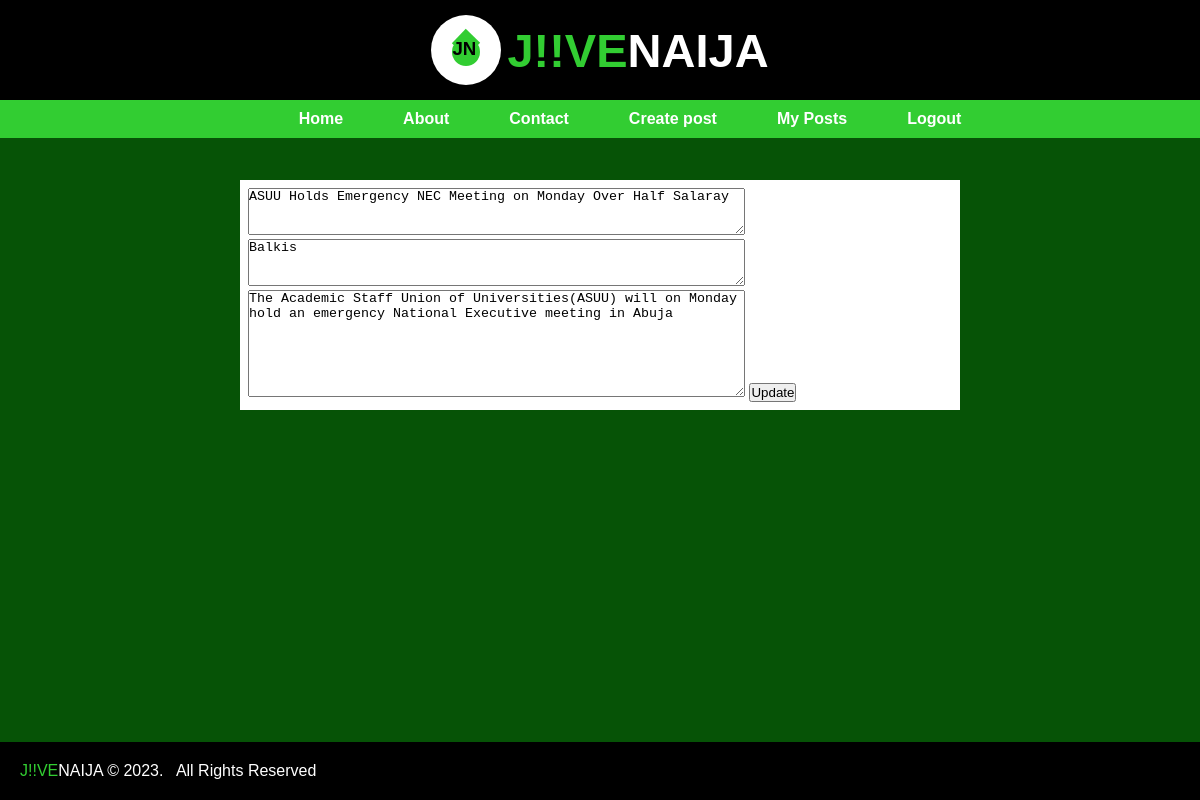
Page /post/4/edit (signed in) on the committed database.
### app.py (models this page shows, shortened)
class Post(db.Model, UserMixin):
    __bind_Key__ = "post"
    id = db.Column(db.Integer(), primary_key=True)
    title = db.Column(db.String(100), nullable=False)
    content = db.Column(db.Text(), nullable=False)
    Author= db.Column(db.String(), nullable=False)
    Registered = db.Column(db.DateTime, nullable=False, default=datetime.utcnow())
    post_id = db.Column(db.Integer(), db.ForeignKey("user.id"))

### app.py (the view)
@app.route('/post/<int:id>/edit', methods=['GET', 'POST'])
def edit_post(id):
    post = Post.query.get_or_404(id)
    if request.method == "POST":
        post.title = request.form.get("title")
        post.Author = request.form.get("author")
        post.content = request.form.get("content")
        db.session.commit()
        return redirect(url_for("post"))
    return render_template('update.html' , post=post)

### app.py (called while the page is built)
@login_manager.user_loader
def user_loader(id):
    return User.query.get(int(id))

### templates/update.html (shortened to what this page needs)
{% extends 'base.html' %}
{% block content %}
    <form action="" method="POST">
        {% if post %}
        <textarea cols="60" rows="3" name="title" placeholder="Enter your post title......" required>{{ post.title }}</textarea>
        <textarea cols="60" rows="3" name="author" placeholder="Enter Author's name......" required>{{ post.Author }}</textarea>
        <textarea cols="60" rows="7" name="content" placeholder="Enter your content......" required>{{ post.content }}</textarea>
        <input type="submit" name="save" value="Update">
        {% endif %}
    </form>
{% endblock %}

### static/style.css (style rules this page uses)
* { margin: 0; padding: 0; box-sizing: border-box; }
body { background-color: rgb(6, 83, 6); height: 100%; font-family: Arial, Helvetica, sans-serif; }

### rows in the picture
Post: title "ASUU Holds Emergency NEC Meeting on Monday Over Half Salaray", author "Balkis", content "The Academic Staff Union of Universities(ASUU) will on Monday hold an emergency National Executive meeting in Abuja"
